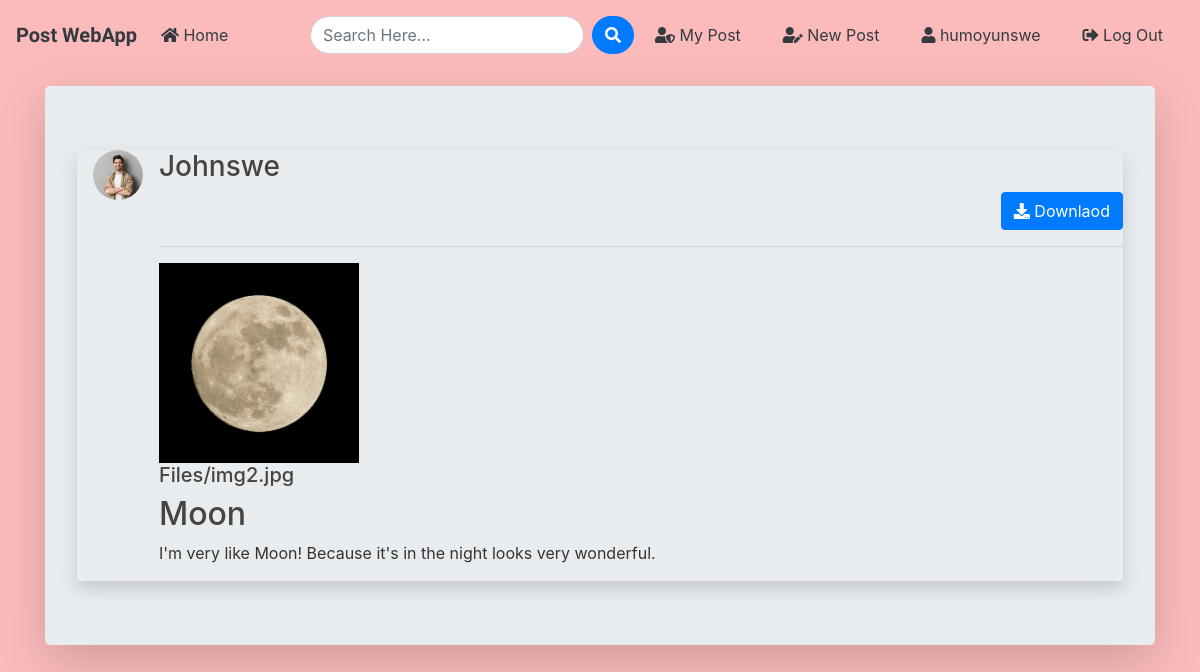
Page /post/2/ (signed in) on the committed database.
### blog/models.py (models this page shows, shortened)
class Post(models.Model):
	title = models.CharField(max_length=100)
	file = models.FileField(null=True,blank=True,upload_to='Files')
	content = models.TextField()
	date_posted = models.DateTimeField(default=timezone.now)
	author = models.ForeignKey(User, on_delete=models.CASCADE)
	def extension(self):
		name, extension = os.path.splitext(self.file.name)
		return extension

### users/models.py (models this page shows, shortened)
class Profile(models.Model):
    user = models.OneToOneField(User, on_delete=models.CASCADE)
    image = models.ImageField(default='default.jpg', upload_to='profile_pics')

### blog/views.py (the view)
# urls.py: path('post/<int:pk>/', PostDetailView.as_view(), name='post-detail'),
class PostDetailView(DetailView):
    model = Post
    template_name = 'blog/post_detail.html'

### blog/templates/blog/post_detail.html (shortened to what this page needs)
{% extends "blog/base.html" %}
{% block content %}
<div class="jumbotron mt-3 shadow-lg">
<article class="media content-section shadow ">
   <a href="{{ object.author.profile.image.url }} " target="_blank"> <img src="{{ object.author.profile.image.url }}  " alt="" class="article-img rounded-circle img-fluid mr-3 ml-3" style="width: 50px; height: 50px; object-fit: cover;">
   </a>
    <div class="media-body">
      <div class="">
        <div class="d-flex justify-content-between">
        <a class="mr-2 mt-0 mb-0  text-dark" href="{% url 'user-posts' object.author.username  %}"><h3>{{ object.author }}</h3></a>
        </div>
        {% if object.author != user %}
          <div class="form-group mt-0 pt-0 d-flex justify-content-end">
            <a href="{{ object.file.url }}" download class="btn btn-primary flex-last" type="submit"><i class="fas fa-download"></i> Downlaod</a>
          </div>
        {% endif %}
        <hr>
      </div>
      <div>
        {% if object.file %}
          {% if object.extension == '.jpg' or object.extension == 'jpeg' or object.extension == 'png' %}
            <a href="{{ object.file.url }}"  download ><img src="{{ object.file.url }}" alt="" class="img-fluid" style="height: 200px;width: 200px;object-fit: cover"></a>
            <a href="{{ object.file.url }}"  download class="text-dark"><h5>{{ object.file }}</h5></a>
          {% else %}
            <a href="{{ object.file.url }}"  download class="text-dark"><h5>{{ object.file }}</h5></a>
          {% endif %}
        {% endif %}
      </div>
      <h2>{{ object.title }}</h2>
      <p class="article-content">{{ object.content }}</p>
    </div>
  </article>
{% endblock content %}

### blog/templates/blog/base.html (shortened to what this page needs)
{% load static %}
<!doctype html>
<html lang="en">
  <head>
    <link rel="stylesheet" href="https://stackpath.bootstrapcdn.com/bootstrap/4.3.1/css/bootstrap.min.css">
    <link rel="stylesheet" href="https://use.fontawesome.com/releases/v5.8.1/css/all.css" >
    <link rel="stylesheet" href="{% static 'blog/style.css' %}">
</head>
  <body>
        <nav class="navbar navbar-expand-lg navbar-dark">
            <a class="navbar-brand font-weight-bold text-dark logo_txt" href="{% url 'blog-home' %}">Post WebApp</a>
                <div class="collapse navbar-collapse" id="navbarSupportedContent">
                  <ul class="navbar-nav mr-auto">
                    <li class="nav-item active">
                      <a class="nav-link text-dark" href="{% url 'blog-home' %}"><i class="fas fa-home"></i> Home <span class="sr-only">(current)</span></a>
                    </li>
                  </ul>
                 <form id="searchform" action="{% url 'search' %}" method="get" class="d-flex">
                <input type="text" name="q" type="text" value="{{ request.GET.q }}" placeholder="Search Here..." class="form-control mr-2 rounded-pill" />
                <button type="button" onclick="searchform.submit()" class="btn btn-primary rounded-pill">
                <i class="fa fa-search"></i>
                </button>
                </form>
                    {% if user.is_authenticated %}
                    <a href="{% url 'user-posts' user %}" class="btn text-white m-2 text-dark"><i class="fas fa-user-shield"></i> My Post</a>
                    <a href="{% url 'post-create' %} " class="btn text-white m-2 text-dark"><i class="fas fa-user-edit "></i> New Post</a>
                    <a href="{% url 'profile' %} " class="btn text-white m-2 text-dark"><i class="fas fa-user text-dark"></i> {{ user.username }}</a>
                    <a href="{% url 'logout' %} " class="btn text-white m-2 text-dark"><i class="fas fa-sign-out-alt"></i> Log Out</a>
                    {% else %}
                    <a href="{% url 'login' %} " class="btn text-white m-2 text-dark"><i class="fas fa-user-tie"></i> Log In</a>
                    <a href="{% url 'register' %} " class="btn text-white m-2 text-dark"> <i class="fas fa-sign-in-alt"></i> Sign Up</a>
                    {% endif %}
                </div>
              </nav>
      <div class="container my-bg">
    {% block content %}{% endblock content %}
</div>
  </body>
</html>

### blog/static/blog/style.css (style rules this page uses)
body { background: #FCBBBB; color: #333333; margin-top: 0; }
h1, h2, h3, h4, h5, h6 { color: #444444; }
ul { margin: 0; }
.logo_txt { font-family: 'Kaushan Script', cursive; }

### rows in the picture
Post: author.profile.image (picture), author "Johnswe", file (picture), file "Files/img2.jpg", title "Moon", content "I'm very like Moon! Because it's in the night looks very wonderful."

### other values in the picture
{{ user.username }} "humoyunswe"
